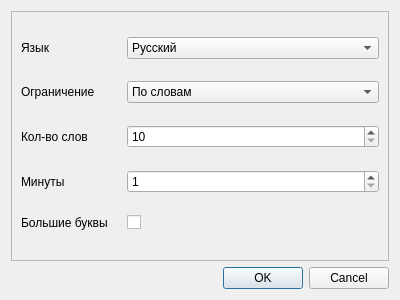
<?xml version="1.0" encoding="UTF-8"?>
<ui version="4.0">
 <class>Mode</class>
 <widget class="QDialog" name="Mode">
  <property name="geometry">
   <rect>
    <x>0</x>
    <y>0</y>
    <width>400</width>
    <height>300</height>
   </rect>
  </property>
  <property name="minimumSize">
   <size>
    <width>400</width>
    <height>300</height>
   </size>
  </property>
  <property name="maximumSize">
   <size>
    <width>400</width>
    <height>300</height>
   </size>
  </property>
  <property name="windowTitle">
   <string>Выбрать режим</string>
  </property>
  <layout class="QVBoxLayout" name="verticalLayout">
   <item>
    <widget class="QFrame" name="frame">
     <property name="frameShape">
      <enum>QFrame::StyledPanel</enum>
     </property>
     <property name="frameShadow">
      <enum>QFrame::Raised</enum>
     </property>
     <layout class="QVBoxLayout" name="verticalLayout_2">
      <item>
       <layout class="QHBoxLayout" name="horizontalLayout">
        <item>
         <widget class="QLabel" name="languge">
          <property name="maximumSize">
           <size>
            <width>100</width>
            <height>16777215</height>
           </size>
          </property>
          <property name="text">
           <string>Язык</string>
          </property>
         </widget>
        </item>
        <item>
         <widget class="QComboBox" name="choose_language">
          <item>
           <property name="text">
            <string>Русский</string>
           </property>
          </item>
          <item>
           <property name="text">
            <string>Английский</string>
           </property>
          </item>
         </widget>
        </item>
       </layout>
      </item>
      <item>
       <layout class="QHBoxLayout" name="horizontalLayout_3">
        <item>
         <widget class="QLabel" name="limit">
          <property name="maximumSize">
           <size>
            <width>100</width>
            <height>16777215</height>
           </size>
          </property>
          <property name="text">
           <string>Ограничение</string>
          </property>
         </widget>
        </item>
        <item>
         <widget class="QComboBox" name="choose_limit">
          <item>
           <property name="text">
            <string>По словам</string>
           </property>
          </item>
          <item>
           <property name="text">
            <string>По времени</string>
           </property>
          </item>
         </widget>
        </item>
       </layout>
      </item>
      <item>
       <layout class="QHBoxLayout" name="horizontalLayout_4">
        <item>
         <widget class="QLabel" name="words_limit">
          <property name="maximumSize">
           <size>
            <width>100</width>
            <height>16777215</height>
           </size>
          </property>
          <property name="text">
           <string>Кол-во слов</string>
          </property>
         </widget>
        </item>
        <item>
         <widget class="QSpinBox" name="choose_words_limit">
          <property name="minimum">
           <number>10</number>
          </property>
          <property name="maximum">
           <number>500</number>
          </property>
         </widget>
        </item>
       </layout>
      </item>
      <item>
       <layout class="QHBoxLayout" name="horizontalLayout_5">
        <item>
         <widget class="QLabel" name="time_limit">
          <property name="maximumSize">
           <size>
            <width>100</width>
            <height>16777215</height>
           </size>
          </property>
          <property name="text">
           <string>Минуты</string>
          </property>
         </widget>
        </item>
        <item>
         <widget class="QSpinBox" name="choose_time_limit">
          <property name="minimum">
           <number>1</number>
          </property>
          <property name="maximum">
           <number>20</number>
          </property>
         </widget>
        </item>
       </layout>
      </item>
      <item>
       <layout class="QHBoxLayout" name="horizontalLayout_2">
        <item>
         <widget class="QLabel" name="capital_letter">
          <property name="maximumSize">
           <size>
            <width>100</width>
            <height>16777215</height>
           </size>
          </property>
          <property name="text">
           <string>Большие буквы</string>
          </property>
         </widget>
        </item>
        <item>
         <widget class="QCheckBox" name="choose_capital_letter">
          <property name="text">
           <string/>
          </property>
         </widget>
        </item>
       </layout>
      </item>
     </layout>
    </widget>
   </item>
   <item>
    <widget class="QDialogButtonBox" name="buttonBox">
     <property name="standardButtons">
      <set>QDialogButtonBox::Cancel|QDialogButtonBox::Ok</set>
     </property>
    </widget>
   </item>
  </layout>
 </widget>
 <resources/>
 <connections/>
</ui>
